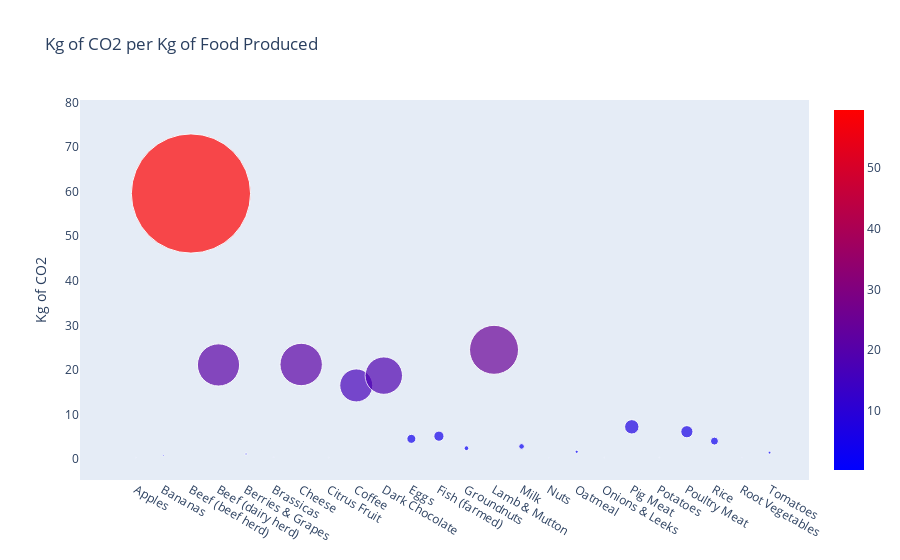

The cell this chart's notebook holds for it:
### Code cell
chart_df= food_df.groupby("Food product")['Total_emissions'].sum().reset_index()
trace = go.Scatter(
    y = chart_df.Total_emissions,
    x = chart_df["Food product"],
    mode='markers',
    marker=dict(
        sizemode = 'diameter',
        sizeref = 1,
        size = chart_df.Total_emissions*2,
        color = chart_df.Total_emissions,
        colorscale='Bluered',
        showscale=True
    )
)
data = [trace]

layout= go.Layout(
    autosize= True,
    title= 'Kg of CO2 per Kg of Food Produced',
    hovermode= 'closest',
     xaxis= dict(
         ticklen= 5,
         showgrid=False,
        zeroline=False,
        showline=False
     ),
    yaxis=dict(
        title= 'Kg of CO2',
        showgrid=False,
        zeroline=False,
        ticklen= 5,
        gridwidth= 2
    ),
    showlegend= False
)
fig = go.Figure(data=data, layout=layout)
plt.savefig('Kg of CO2 per Kg of Food Produced_Trace.png')
py.iplot(fig,filename='scatterplot')

### Figure 1 — Plotly figure (JSON) as saved in the notebook; plotly's stock layout.template omitted (floating-point values rounded to 4 significant figures)
{"data": [{"marker": {"color": [0.3, 0.8, 59.6, 21.1, 1.1, 0.4, 21.2, 0.3, 16.5, 18.7, 4.5, 5.1, 2.4, 24.5, 2.8, 0.2, 1.6, 0.3, 7.2, 0.3, 6.1, 4, 0.3, 1.4], "colorscale": [[0, "rgb(0,0,255)"], [1, "rgb(255,0,0)"]], "showscale": true, "size": [0.6, 1.6, 119.2, 42.2, 2.2, 0.8, 42.4, 0.6, 33.0, 37.4, 9, 10.2, 4.8, 49, 5.6, 0.4, 3.2, 0.6, 14.4, 0.6, 12.2, 8, 0.6, 2.8], "sizemode": "diameter", "sizeref": 1}, "mode": "markers", "type": "scatter", "x": ["Apples", "Bananas", "Beef (beef herd)", "Beef (dairy herd)", "Berries & Grapes", "Brassicas", "Cheese", "Citrus Fruit", "Coffee", "Dark Chocolate", "Eggs", "Fish (farmed)", "Groundnuts", "Lamb & Mutton", "Milk", "Nuts", "Oatmeal", "Onions & Leeks", "Pig Meat", "Potatoes", "Poultry Meat", "Rice", "Root Vegetables", "Tomatoes"], "y": [0.3, 0.8, 59.6, 21.1, 1.1, 0.4, 21.2, 0.3, 16.5, 18.7, 4.5, 5.1, 2.4, 24.5, 2.8, 0.2, 1.6, 0.3, 7.2, 0.3, 6.1, 4, 0.3, 1.4]}], "layout": {"autosize": true, "hovermode": "closest", "showlegend": false, "title": {"text": "Kg of CO2 per Kg of Food Produced"}, "xaxis": {"showgrid": false, "showline": false, "ticklen": 5, "zeroline": false}, "yaxis": {"gridwidth": 2, "showgrid": false, "ticklen": 5, "title": {"text": "Kg of CO2"}, "zeroline": false}}}
